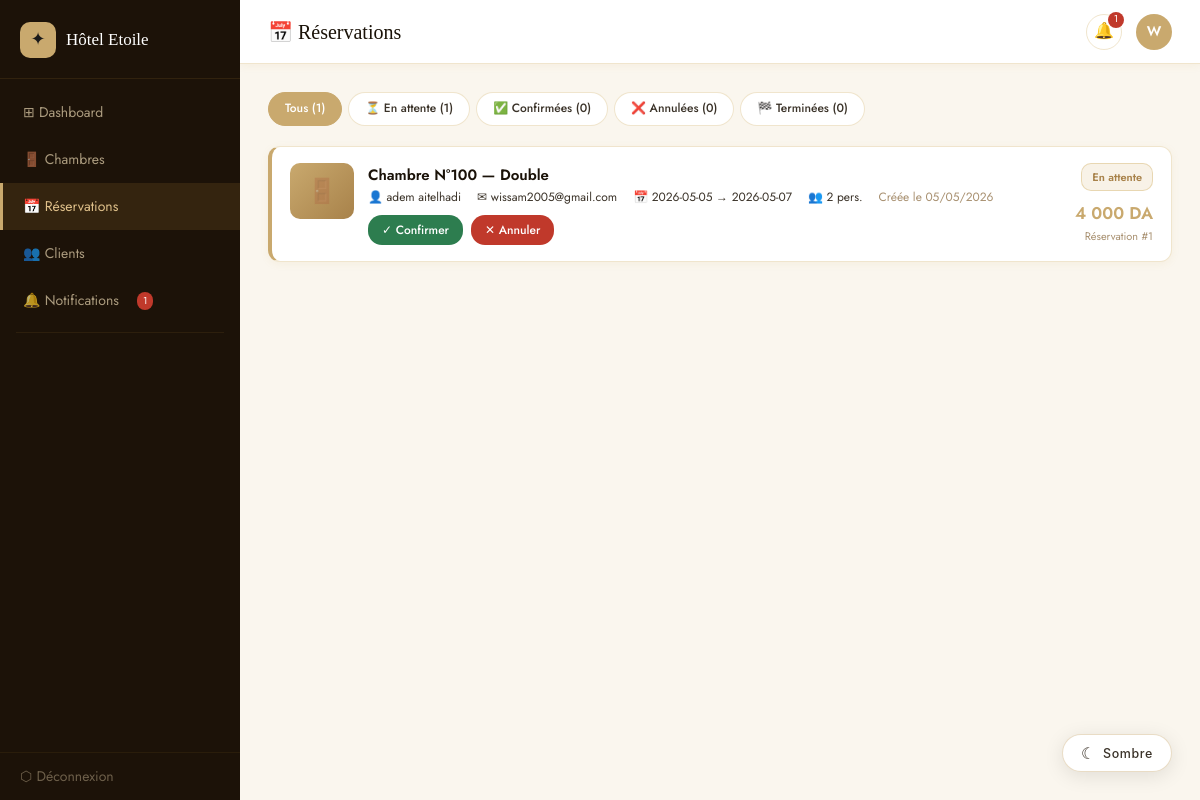
Screenshot of /reservation.php (signed in) with the database file from the repository.
### tables this page shows
CREATE TABLE `reservations` (
  `id` int(11) NOT NULL,
  `user_id` int(11) NOT NULL,
  `chambre_id` int(11) NOT NULL,
  `date_debut` date NOT NULL,
  `date_fin` date NOT NULL,
  `nb_personnes` int(11) DEFAULT 1,
  `prix_total` decimal(10,2) DEFAULT NULL,
  `statut` enum('en_attente','confirmee','annulee','terminee') DEFAULT 'en_attente',
  `message` text DEFAULT NULL,
  `created_at` timestamp NOT NULL DEFAULT current_timestamp()
);

CREATE TABLE `chambres` (
  `id` int(11) NOT NULL,
  `numero` varchar(20) NOT NULL,
  `type` varchar(50) NOT NULL DEFAULT 'Simple',
  `prix` decimal(10,2) NOT NULL,
  `capacite` int(11) NOT NULL DEFAULT 1,
  `description` text DEFAULT NULL,
  `image` varchar(255) DEFAULT NULL,
  `statut` enum('disponible','occupee','maintenance') DEFAULT 'disponible',
  `created_at` timestamp NOT NULL DEFAULT current_timestamp()
);

CREATE TABLE `users` (
  `id` int(11) NOT NULL,
  `nom` varchar(100) NOT NULL,
  `prenom` varchar(100) NOT NULL,
  `email` varchar(150) NOT NULL,
  `password` varchar(255) NOT NULL,
  `role` enum('admin','client') DEFAULT 'client',
  `created_at` timestamp NOT NULL DEFAULT current_timestamp()
);

### notif_helper.php (called while the page is built, shortened)
<?php
function compterNotificationsNonLues($conn, $user_id) {
    $r = $conn->query("SELECT COUNT(*) FROM notifications WHERE user_id=$user_id AND lu=0");
    return $r->fetch_row()[0];
}
?>

### reservation.php (the view, shortened to what this page needs)
<?php
require_once 'database.php';
require_once 'notif_helper.php';
$notifs_count = compterNotificationsNonLues($conn, $_SESSION['user_id']);
$filter = $_GET['filter'] ?? 'tous';
$where = '';
$reservations = $conn->query("
    SELECT r.*, u.nom, u.prenom, u.email,
           c.numero AS chambre_num, c.type AS chambre_type, c.image AS chambre_image
    FROM reservations r
    JOIN users u ON r.user_id = u.id
    JOIN chambres c ON r.chambre_id = c.id
    $where
    ORDER BY FIELD(r.statut,'en_attente','confirmee','annulee','terminee'), r.created_at DESC
")->fetch_all(MYSQLI_ASSOC);
$counts = [
    'tous'      => $conn->query("SELECT COUNT(*) FROM reservations")->fetch_row()[0],
    'attente'   => $conn->query("SELECT COUNT(*) FROM reservations WHERE statut='en_attente'")->fetch_row()[0],
    'confirmee' => $conn->query("SELECT COUNT(*) FROM reservations WHERE statut='confirmee'")->fetch_row()[0],
    'annulee'   => $conn->query("SELECT COUNT(*) FROM reservations WHERE statut='annulee'")->fetch_row()[0],
    'terminee'  => $conn->query("SELECT COUNT(*) FROM reservations WHERE statut='terminee'")->fetch_row()[0],
];
$statut_labels = ['en_attente'=>'En attente','confirmee'=>'Confirmée','annulee'=>'Annulée','terminee'=>'Terminée'];
$statut_class  = ['en_attente'=>'badge-pending','confirmee'=>'badge-confirm','annulee'=>'badge-cancel','terminee'=>'badge-done'];
?>
<!DOCTYPE html>
<html lang="fr">
<head>
    <link rel="stylesheet" href="style.css">
    <link rel="stylesheet" href="theme.css">
</head>
<body>
<div class="sidebar" id="sidebar">
    <div class="sidebar-brand">
        <div class="sidebar-brand-icon">✦</div>
        <span>Hôtel Etoile</span>
    </div>
    <nav class="sidebar-nav">
        <a href="dashboard.php"   class="sidebar-link">⊞ Dashboard</a>
        <a href="rooms.php"       class="sidebar-link">🚪 Chambres</a>
        <a href="reservation.php" class="sidebar-link active">📅 Réservations</a>
        <a href="clients.php"     class="sidebar-link">👥 Clients</a>
        <a href="notifications.php" class="sidebar-link">
            🔔 Notifications
            <?php if ($notifs_count > 0): ?><span class="sidebar-badge"><?= $notifs_count ?></span><?php endif; ?>
        </a>
        <hr class="sidebar-sep">
    </nav>
    <a href="logout.php" class="sidebar-logout">⬡ Déconnexion</a>
</div>
<div class="admin-layout">
    <div class="topbar">
        <div style="display:flex;align-items:center;gap:8px;">
            <h5>📅 Réservations</h5>
        </div>
        <div class="topbar-right">
            <a href="notifications.php" class="notif-btn">
                🔔<?php if ($notifs_count > 0): ?><span class="notif-dot"><?= $notifs_count ?></span><?php endif; ?>
            </a>
            <div class="topbar-avatar"><?= strtoupper(substr($_SESSION['prenom'],0,1)) ?></div>
        </div>
    </div>
    <div class="admin-main">
        <div class="filter-group" style="margin-bottom:20px">
            <a href="?filter=tous"      class="filter-btn <?= $filter==='tous'     ?'active':'' ?>">Tous (<?= $counts['tous'] ?>)</a>
            <a href="?filter=attente"   class="filter-btn <?= $filter==='attente'  ?'active':'' ?>">⏳ En attente (<?= $counts['attente'] ?>)</a>
            <a href="?filter=confirmee" class="filter-btn <?= $filter==='confirmee'?'active':'' ?>">✅ Confirmées (<?= $counts['confirmee'] ?>)</a>
            <a href="?filter=annulee"   class="filter-btn <?= $filter==='annulee'  ?'active':'' ?>">❌ Annulées (<?= $counts['annulee'] ?>)</a>
            <a href="?filter=terminee"  class="filter-btn <?= $filter==='terminee' ?'active':'' ?>">🏁 Terminées (<?= $counts['terminee'] ?>)</a>
        </div>
        <?php if (empty($reservations)): ?>
        <div class="empty-state" style="background:#fff;border:1px solid var(--gold-border);border-radius:var(--radius-lg)">
            <div class="icon">📋</div>
            <p>Aucune réservation dans cette catégorie.</p>
        </div>
        <?php else: ?>
        <?php foreach ($reservations as $r): ?>
        <div class="res-card <?= $r['statut'] ?>">
            <div class="res-thumb">
                <?php if (!empty($r['chambre_image']) && file_exists("uploads/chambres/".$r['chambre_image'])): ?>
                <img src="uploads/chambres/<?= htmlspecialchars($r['chambre_image']) ?>">
                <?php else: ?>🚪<?php endif; ?>
            </div>
            <div class="res-info">
                <div class="res-room">Chambre N°<?= htmlspecialchars($r['chambre_num']) ?> — <?= htmlspecialchars($r['chambre_type']) ?></div>
                <div class="res-meta">
                    <span>👤 <?= htmlspecialchars($r['prenom'].' '.$r['nom']) ?></span>
                    <span>✉ <?= htmlspecialchars($r['email']) ?></span>
                    <span>📅 <?= $r['date_debut'] ?> → <?= $r['date_fin'] ?></span>
                    <span>👥 <?= $r['nb_personnes'] ?> pers.</span>
                    <span style="color:var(--text-light)">Créée le <?= date('d/m/Y', strtotime($r['created_at'])) ?></span>
                </div>
                <?php if ($r['statut'] === 'en_attente'): ?>
                <div class="res-actions">
                    <form method="POST" action="confirmer_reservation.php" style="display:inline">
                        <button type="submit" class="action-btn action-confirm">✓ Confirmer</button>
                    </form>
                    <form method="POST" action="confirmer_reservation.php" style="display:inline">
                        <button type="submit" class="action-btn action-cancel" onclick="return confirm('Annuler cette réservation ?')">✕ Annuler</button>
                    </form>
                </div>
                <?php endif; ?>
            </div>
            <div class="res-right">
                <span class="badge <?= $statut_class[$r['statut']] ?>"><?= $statut_labels[$r['statut']] ?></span>
                <div class="res-amount">
                    <?= number_format($r['prix_total'], 0, ',', ' ') ?> DA
                    <small>Réservation #<?= $r['id'] ?></small>
                </div>
            </div>
        </div>
        <?php endforeach; ?>
        <?php endif; ?>
    </div>
</div>
</body>
</html>

### theme.css (style rules this page uses)
:root { --gold: #C9A96E; --gold-light: #DFC08A; --gold-dark: #A8824A; }
[data-theme="light"], :root:not([data-theme="dark"]) { --bg: #faf9f7; --bg-alt: #F7F3EC; --bg-card: #ffffff; --bg-panel: #ffffff; --bg-input: #ffffff; --bg-nav: rgba(253, 250, 245, 0.97); --text-main: #1a1a1a; --text-mid: #3A3228; --text-muted: #8A7D6E; --border: #E8DDD0; --border-focus: #C9A96E; --shadow: rgba(0, 0, 0, 0.07); --shadow-lg: rgba(0, 0, 0, 0.12); --hero-overlay: rgba(14, 12, 10, 0.55); --nav-text: #4a4a4a; --nav-link: #4a4a4a; --success-bg: #d4edda; --success-text: #155724; --danger-bg: #f8d7da; --danger-text: #721c24; --panel-left-bg: linear-gradient(160deg, #1C1915 0%, #2E2318 50%, #3D2B1F 100%); }
body { background: var(--bg) !important; color: var(--text-main) !important; transition: background 0.35s ease, color 0.35s ease; }

### rows the page displays
reservations: chambre.numero "100", chambre.type "Double", user.nom "adem aitelhadi", user.email "wissam2005@gmail.com", date_debut "2026-05-05", date_fin "2026-05-07", nb_personnes "2", created_at "05/05/2026", statut "En attente", prix_total "4 000", id "1"

### other values shown
$notifs_count "1"
substr($_SESSION['prenom'],0,1) "W"
$counts['tous'] "1"
$counts['attente'] "1"
$counts['confirmee'] "0"
$counts['annulee'] "0"
$counts['terminee'] "0"
